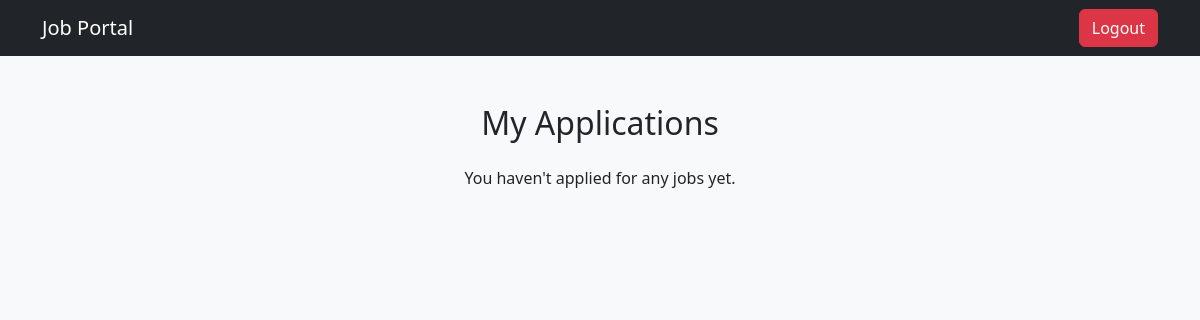
/my-applications/ (signed in), run on an earlier commit of the app's database.
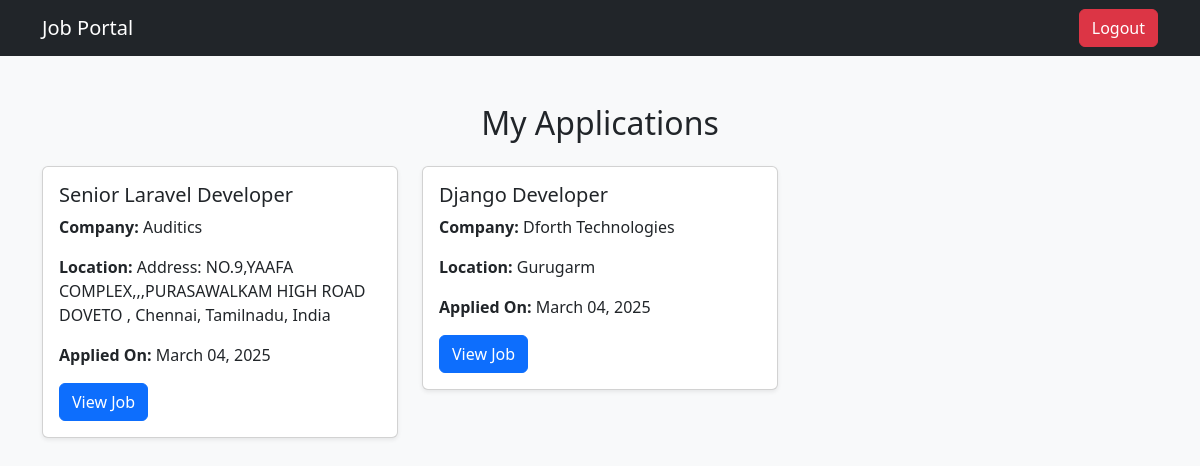
And on a later commit of the database.
### jobs/models.py (models this page shows, shortened)
class JobApplication(models.Model):
    user = models.ForeignKey(User, on_delete=models.CASCADE)
    job = models.ForeignKey(Job, on_delete=models.CASCADE)
    applied_at = models.DateTimeField(auto_now_add=True)

class Job(models.Model):
    JOB_TYPES = [
        ('Full-time', 'Full-time'),
        ('Part-time', 'Part-time'),
        ('Remote', 'Remote'),
        ('Contract', 'Contract'),
    ]
    title = models.CharField(max_length=200)
    description = models.TextField()
    company = models.CharField(max_length=200)
    location = models.CharField(max_length=100)
    salary = models.DecimalField(max_digits=10, decimal_places=2, null=True, blank=True)
    job_type = models.CharField(max_length=20, choices=JOB_TYPES, default='Full-time')
    apply_link = models.URLField(blank=True, null=True)
    posted_on = models.DateTimeField(auto_now_add=True)
    class Meta:
        ordering = ['-posted_on']  # Show latest jobs first

### jobs/views.py (the view)
# urls.py: path('my-applications/', application_status, name='application_status'),
@login_required
def application_status(request):
    applications = JobApplication.objects.filter(user=request.user).select_related('job')
    return render(request, 'application_status.html', {'applications': applications})

### jobs/templates/application_status.html (shortened to what this page needs)
<!DOCTYPE html>
<html lang="en">
<head>
    <link href="https://cdn.jsdelivr.net/npm/bootstrap@5.3.0/dist/css/bootstrap.min.css" rel="stylesheet">
</head>
<body class="bg-light">
    <nav class="navbar navbar-expand-lg navbar-dark bg-dark">
        <div class="container">
            <a class="navbar-brand" href="{% url 'job_list' %}">Job Portal</a>
            <div class="d-flex">
                <a href="{% url 'logout' %}" class="btn btn-danger">Logout</a>
            </div>
        </div>
    </nav>
    <div class="container mt-5">
        <h2 class="text-center mb-4">My Applications</h2>
        {% if applications %}
            <div class="row">
                {% for application in applications %}
                    <div class="col-md-4 mb-4">
                        <div class="card shadow-sm">
                            <div class="card-body">
                                <h5 class="card-title">{{ application.job.title }}</h5>
                                <p><strong>Company:</strong> {{ application.job.company }}</p>
                                <p><strong>Location:</strong> {{ application.job.location }}</p>
                                <p><strong>Applied On:</strong> {{ application.applied_at|date:"F d, Y" }}</p>
                                <a href="{% url 'job_detail' application.job.id %}" class="btn btn-primary">View Job</a>
                            </div>
                        </div>
                    </div>
                {% endfor %}
            </div>
        {% else %}
            <p class="text-center">You haven't applied for any jobs yet.</p>
        {% endif %}
    </div>
</body>
</html>

What changed in the data, as far as the page shows it:
added JobApplication: job "Senior Laravel Developer", job.company "Auditics", job.location "Address: NO.9,YAAFA COMPLEX,,,PURASAWALKAM HIGH ROAD DOVETO , Chennai, Tamilnadu, India", applied_at "March 04, 2025"
added JobApplication: job "Django Developer", job.company "Dforth Technologies", job.location "Gurugarm", applied_at "March 04, 2025"
Also different on the page:
text no longer shown: "You haven't applied for any jobs yet."
